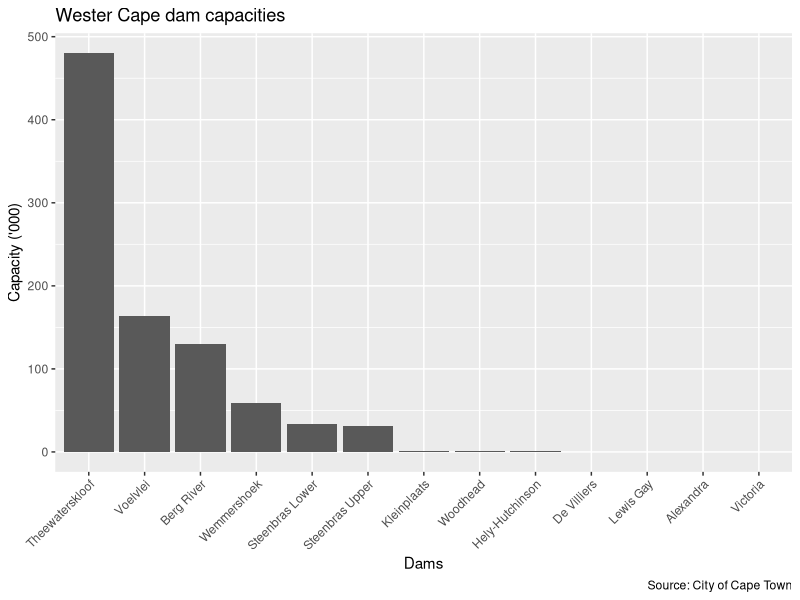
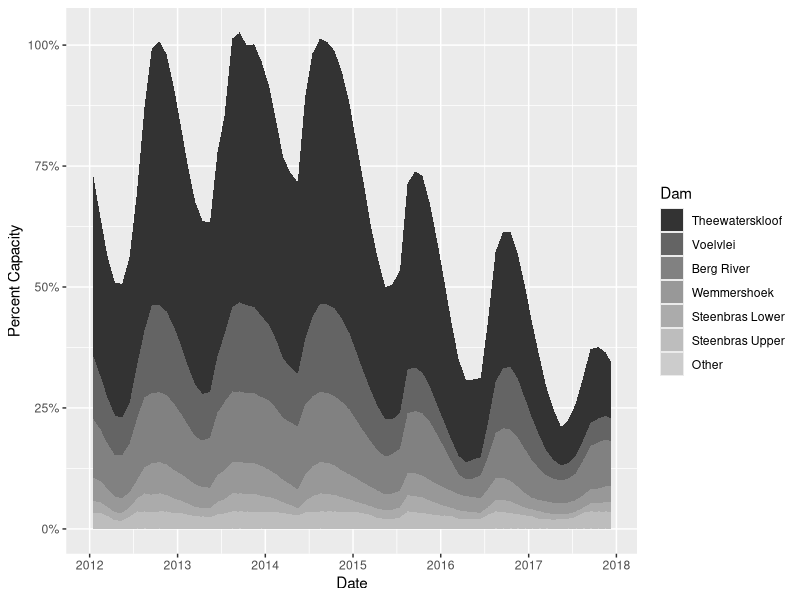
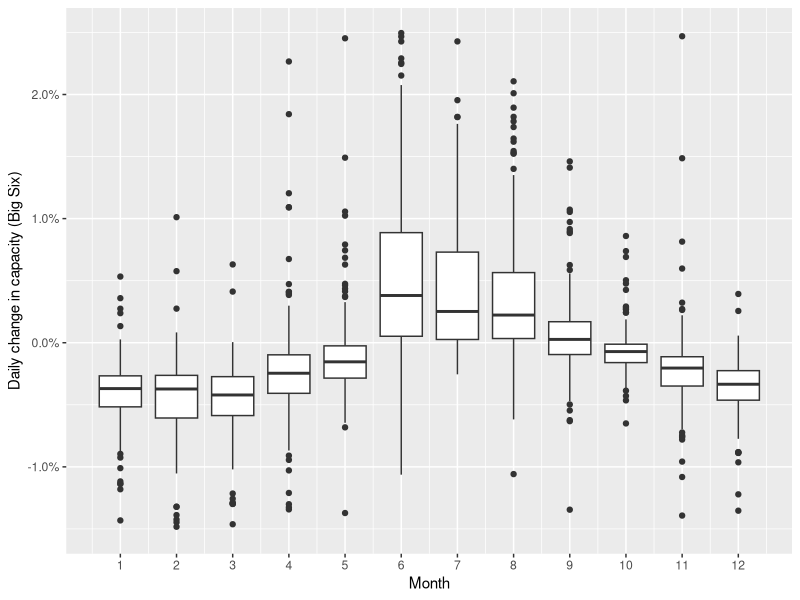
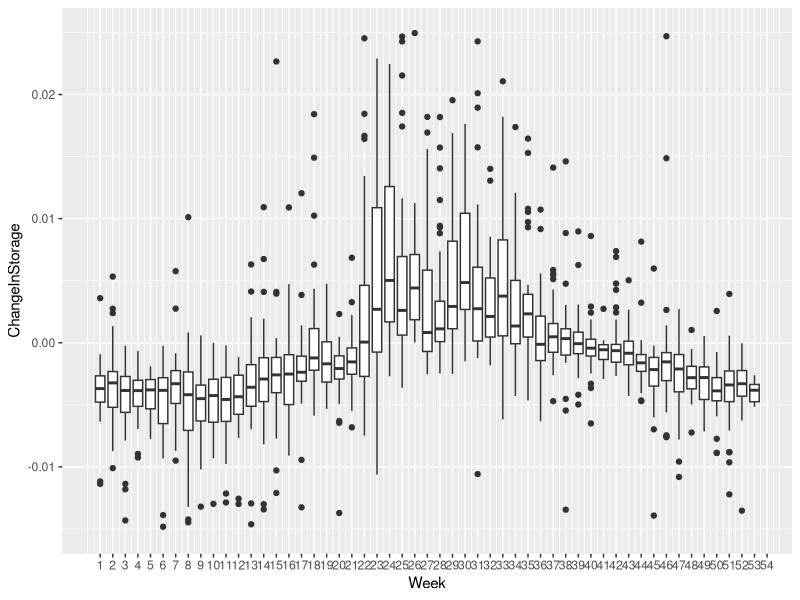
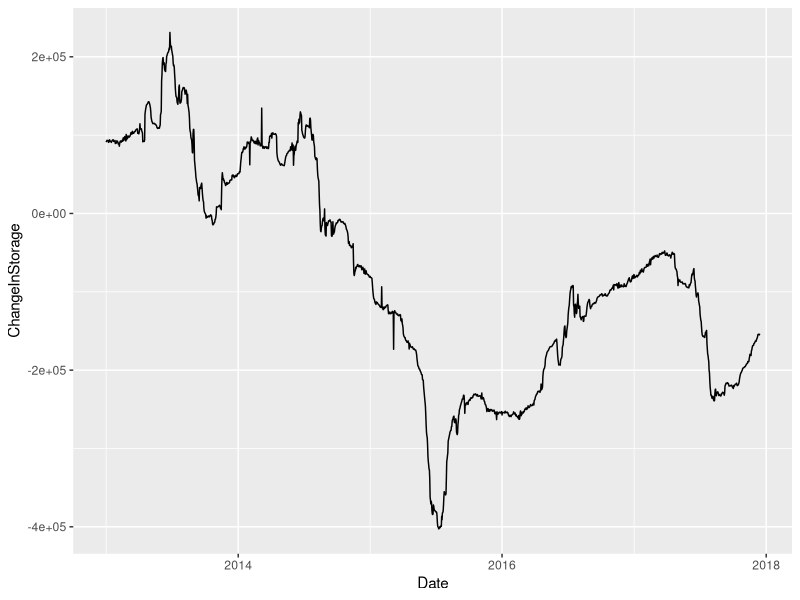
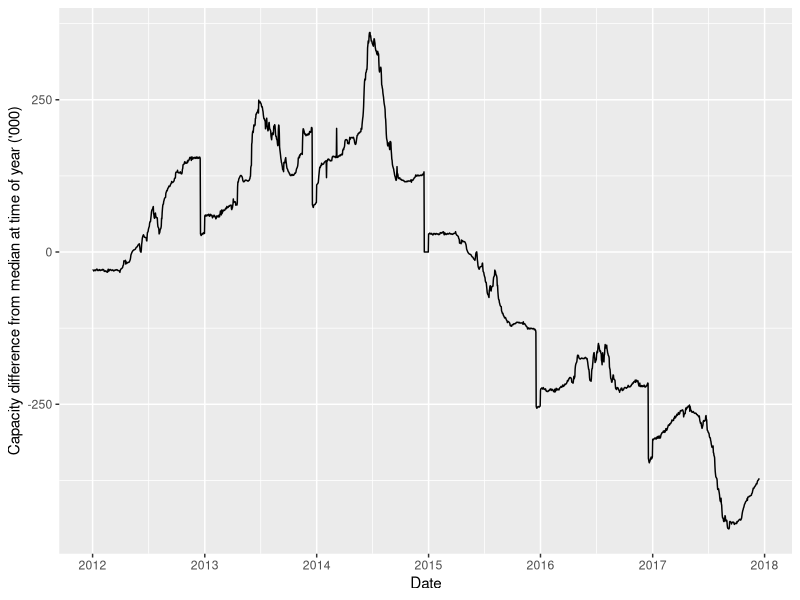

Here is the R script that generated these plots, in order:
## ---- chunk 1
library(tidyverse)
library(lubridate)
library(knitr)
library(forcats)
## ---- chunk 2
StorageLong<-read.csv("Data/Clean_WC_Dam_Levels.csv",stringsAsFactors = F) %>% 
  mutate(Date=ymd(Date)) 

StorageLong %>% 
  head(10) %>% 
  kable()
## ---- chunk 3
StorageLong %>% 
  select(Dam,Capacity) %>% 
  distinct() %>% 
  arrange(desc(Capacity)) %>% 
  ggplot() +
  geom_col(aes(x=fct_rev(fct_reorder(Dam,Capacity)),y=Capacity)) +
  theme(axis.text.x = element_text(angle=45,vjust = 1,hjust = 1)) +
  xlab("Dams") +
  ylab("Capacity ('000)") +
  scale_y_continuous(labels = function(x){x/1000}) +
  labs(title = "Wester Cape dam capacities") +
  labs(caption = "Source: City of Cape Town")
## ---- chunk 4
BigSixCapacities<-StorageLong %>% 
  select(Dam,Capacity) %>% 
  distinct() %>% 
  arrange(desc(Capacity)) %>% 
  mutate(Dam=fct_lump(fct_rev(fct_reorder(Dam,Capacity)),6,ties.method = "first")) %>% 
  group_by(Dam) %>% 
  summarise(Capacity=sum(Capacity,na.rm=T))

write.csv(BigSixCapacities,file = "Data/BigSixCapacities.csv")

BigSixCapacities %>% 
  kable()
## ---- chunk 5
StorageLong %>% 
  select(Dam,Capacity) %>% 
  distinct() %>% 
  arrange(desc(Capacity)) %>% 
  mutate(Dam_Other=fct_lump(fct_reorder(Dam,Capacity,.desc = T),6,ties.method = "first")) %>% 
  kable()
## ---- chunk 6
StorageLong %>% 
  mutate(Dam_Other=fct_lump(fct_reorder(Dam,Capacity,.desc = T),6,ties.method = "first")) %>% 
  mutate(Year=year(Date),Month=month(Date)) %>% 
  group_by(Dam,Year,Month,Dam_Other) %>% 
  summarise(PercentTotalCapacity=median(PercentTotalCapacity,na.rm=T),Date=median(Date,na.rm=T)) %>% 
  ungroup() %>% 
  ggplot() +
  geom_area(aes(x=Date,y=PercentTotalCapacity,fill=Dam_Other),position = "stack") +
  scale_fill_grey() +
  scale_y_continuous(labels = scales::percent) +
  scale_x_date(date_breaks =  "1 year",date_labels = "%Y") +
  ylab("Percent Capacity") +
  guides(fill=guide_legend(title = "Dam")) 
## ---- chunk 7
SeasonalMonthData<-StorageLong %>% 
  mutate(Dam_Other=fct_lump(fct_reorder(Dam,Capacity,.desc = T),6,ties.method = "first")) %>% 
  mutate(Year=year(Date),Month=month(Date)) %>% 
  group_by(Dam,Year,Month,Dam_Other,Capacity) %>% 
  summarise(PercentTotalCapacity=median(PercentTotalCapacity,na.rm=T),Date=median(Date,na.rm=T))

write.csv(SeasonalMonthData,file="Data/SeasonalMonthData.csv",row.names = F)

SeasonalMonthData %>% 
  head(10) %>% 
  kable()
## ---- chunk 8
StorageLong %>% 
  arrange(desc(Capacity)) %>% 
  ungroup() %>% 
  mutate(Dam=fct_lump(fct_rev(fct_reorder(Dam,Capacity)),n=6,ties.method = "first")) %>% 
  filter(Dam!="Other") %>% 
  group_by(Date) %>% 
  summarise(Storage=sum(Storage,na.rm=T)) %>% 
  mutate(ChangeInStorage=(Storage-lag(Storage))/Storage) %>%
  arrange(ChangeInStorage) %>% 
  mutate(Month=month(Date)) %>% 
  ggplot(aes(x=Month,y=ChangeInStorage)) +
  geom_boxplot(aes(group=Month)) +
  scale_x_continuous(breaks = 1:12) +
  scale_y_continuous(limits = c(-0.015,0.025),labels = scales::percent) +
  ylab("Daily change in capacity (Big Six)")
## ---- chunk 9
StorageLong %>% 
  arrange(desc(Capacity)) %>% 
  ungroup() %>% 
  mutate(Dam=fct_lump(fct_rev(fct_reorder(Dam,Capacity)),n=6,ties.method = "first")) %>% 
  filter(Dam!="Other") %>% 
  group_by(Date) %>% 
  summarise(Storage=sum(Storage,na.rm=T)) %>% 
  mutate(ChangeInStorage=(Storage-lag(Storage))/Storage) %>%
  arrange(ChangeInStorage) %>% 
  mutate(Week=week(Date)) %>% 
  ggplot(aes(x=Week,y=ChangeInStorage)) +
  geom_boxplot(aes(group=Week)) +
  scale_x_continuous(breaks = 1:54) +
  scale_y_continuous(limits = c(-0.015,0.025))
## ---- chunk 10
StorageLong %>% 
  arrange(desc(Capacity)) %>% 
  ungroup() %>% 
  mutate(Dam=fct_lump(fct_rev(fct_reorder(Dam,Capacity)),n=6,ties.method = "first")) %>% 
  filter(Dam!="Other") %>% 
  group_by(Date) %>% 
  summarise(Storage=sum(Storage,na.rm=T)) %>% 
  mutate(ChangeInStorage=(Storage-lag(Storage,n = 365))) %>% 
  filter(!is.na(ChangeInStorage)) %>% 
  filter(Storage!=0) %>% 
  ggplot(aes(x=Date,y=ChangeInStorage))+
  geom_line(na.rm = T)

## ---- chunk 11
StorageLong %>% 
  arrange(desc(Capacity)) %>% 
  ungroup() %>% 
  mutate(Dam=fct_lump(fct_rev(fct_reorder(Dam,Capacity)),n=6,ties.method = "first")) %>% 
  filter(Dam!="Other") %>% 
  group_by(Date) %>% 
  summarise(Storage=sum(Storage,na.rm=T)) %>% 
  mutate(DateDayMonth=make_date(1990, month(Date), day(Date))) %>% 
  group_by(DateDayMonth) %>% 
  mutate(AvrStorage=median(Storage,na.rm=T)) %>% 
  mutate(StorageDiff=(Storage-AvrStorage)) %>% 
  filter(!is.na(DateDayMonth)) %>% 
  filter(Storage!=0) %>% 
  #View()
  ggplot(aes(x=Date,y=StorageDiff)) +
  geom_line(na.rm = T) +
  scale_x_date(date_breaks = "1 year",date_labels  = "%Y") +
  scale_y_continuous(labels = function(x){x/1000}) +
  ylab("Capacity difference from median at time of year ('000)") 

